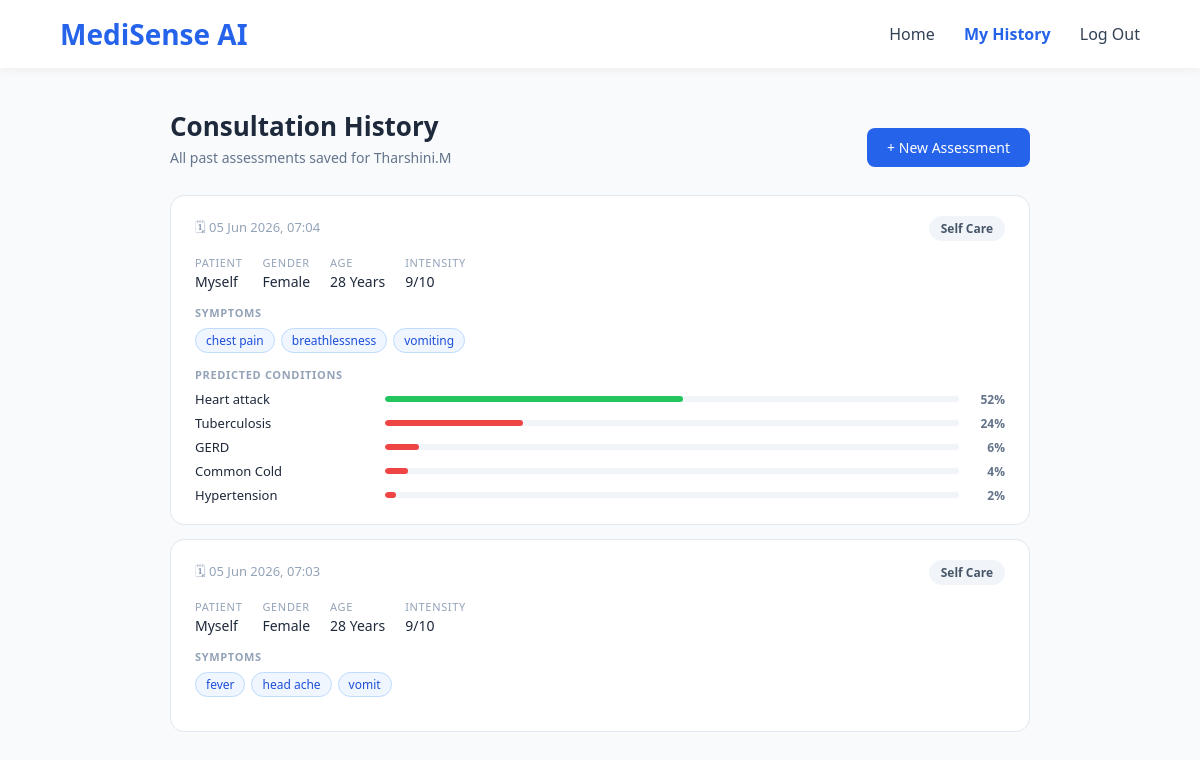
The app's page /history_page (signed in) with its own data.
### tables this page shows
CREATE TABLE consultations (
            id            INTEGER   PRIMARY KEY AUTOINCREMENT,
            user_id       INTEGER   REFERENCES users(id),
            patient_type  TEXT,
            gender        TEXT,
            age           TEXT,
            care_level    TEXT,
            intensity     TEXT,
            symptoms      TEXT,     -- stored as JSON array string
            diseases      TEXT,     -- stored as JSON array of [name, confidence] pairs
            created_at    TIMESTAMP DEFAULT CURRENT_TIMESTAMP
        );

### app.py (the view)
@app.route('/history_page')
@login_required
def history_page():
    user_id       = session.get('user_id', 0)
    consultations = get_consultations(user_id)
    return render_template(
        'history_page.html',
        consultations = consultations,
        user_name     = session.get('user_name', ''),
    )

### app.py (called while the page is built)
def login_required(f):
    @functools.wraps(f)
    def decorated(*args, **kwargs):
        if 'user_id' not in session:
            flash('Please log in to continue.', 'warning')
            return redirect('/')
        return f(*args, **kwargs)
    return decorated

### utils/session_db.py (called while the page is built)
def _connect():
    conn = sqlite3.connect(DB_PATH)
    conn.row_factory = sqlite3.Row
    return conn

def get_consultations(user_id: int) -> list:
    conn = _connect()
    rows = conn.execute("""
        SELECT id, patient_type, gender, age, care_level,
               intensity, symptoms, diseases, created_at
        FROM   consultations
        WHERE  user_id = ?
        ORDER  BY created_at DESC
    """, (user_id,)).fetchall()
    conn.close()
    results = []
    for row in rows:
        results.append({
            "id"          : row["id"],
            "patient_type": row["patient_type"],
            "gender"      : row["gender"],
            "age"         : row["age"],
            "care_level"  : row["care_level"],
            "intensity"   : row["intensity"],
            "symptoms"    : json.loads(row["symptoms"]  or "[]"),
            "diseases"    : json.loads(row["diseases"]  or "[]"),
            "created_at"  : _fmt(row["created_at"]),
        })
    return results

def _fmt(ts: str) -> str:
    if not ts:
        return ""
    try:
        dt = datetime.strptime(ts[:19], "%Y-%m-%d %H:%M:%S")
        return dt.strftime("%d %b %Y, %H:%M")
    except Exception:
        return ts

### templates/history_page.html (shortened to what this page needs)
<!DOCTYPE html>
<html lang="en">
<head>
  <link rel="stylesheet" href="{{ url_for('static', filename='css/style.css') }}">
</head>
<body>
<div class="navbar">
  <div class="logo">MediSense AI</div>
  <div class="nav-links">
    <a href="/home">Home</a>
    <a href="/history_page" style="color:#2563eb;font-weight:600;">My History</a>
    <a href="/logout">Log Out</a>
  </div>
</div>
<div class="page-wrapper">
  <div class="page-header">
    <div>
      <h1>Consultation History</h1>
      <p>All past assessments saved for {{ user_name }}</p>
    </div>
    <a href="/patient" class="btn-new">+ New Assessment</a>
  </div>
  {% if not consultations %}
    <div class="empty-state">
      <div class="icon">📋</div>
      <h3>No consultations yet</h3>
      <p>Complete an assessment and your results will be saved here automatically.</p>
      <a href="/patient" class="btn-new">Start First Assessment</a>
    </div>
  {% else %}
    {% for c in consultations %}
      {% set care = c.care_level | default('') %}
      <div class="consult-card">
        <div class="card-top">
          <span class="consult-date">🗓 {{ c.created_at }}</span>
          <span class="care-badge care-{{ care if care in ['Home Care','Clinic Visit','Hospital'] else 'default' }}">
            {{ care or 'Not Selected' }}
          </span>
        </div>
        <div class="patient-info">
          <div class="info-item">
            <span class="info-label">Patient</span>
            <span class="info-value">{{ c.patient_type or '—' }}</span>
          </div>
          <div class="info-item">
            <span class="info-label">Gender</span>
            <span class="info-value">{{ c.gender or '—' }}</span>
          </div>
          <div class="info-item">
            <span class="info-label">Age</span>
            <span class="info-value">{{ c.age or '—' }}</span>
          </div>
          <div class="info-item">
            <span class="info-label">Intensity</span>
            <span class="info-value">{{ c.intensity or '—' }}</span>
          </div>
        </div>
        {% if c.symptoms %}
          <p class="s-label">Symptoms</p>
          <div class="chips">
            {% for s in c.symptoms %}
              <span class="chip">{{ s }}</span>
            {% endfor %}
          </div>
        {% endif %}
        {% if c.diseases %}
          <p class="s-label">Predicted Conditions</p>
          <div class="diseases-list">
            {% for item in c.diseases %}
              {% set dname = item[0] %}
              {% set dconf = item[1] %}
              {% if dconf >= 50 %}
                {% set tier = "high" %}
              {% elif dconf >= 25 %}
                {% set tier = "medium" %}
              {% else %}
                {% set tier = "low" %}
              {% endif %}
              <div class="disease-row">
                <span class="d-name">{{ dname }}</span>
                <div class="d-bar-track">
                  <div class="d-bar-fill {{ tier }}" style="--bar-width: {{ dconf }}%;"></div>
                </div>
                <span class="d-pct">{{ dconf }}%</span>
              </div>
            {% endfor %}
          </div>
        {% endif %}
      </div>
    {% endfor %}
  {% endif %}
</div>
</body>
</html>

### static/css/style.css (style rules this page uses)
body { margin:0; padding:0; font-family: 'Segoe UI', sans-serif; background:#f8fafc; color:#1e293b; }
.navbar { background:white; padding:15px 60px; display:flex; justify-content:space-between; align-items:center; box-shadow:0 2px 10px rgba(0,0,0,0.05); }
.logo { font-size:28px; font-weight:bold; color:#2563eb; }
.nav-links a { margin-left:25px; text-decoration:none; color:#334155; }

### templates/history_page.html (style rules this page uses)
.page-wrapper { max-width: 860px; margin: 40px auto; padding: 0 24px 60px; }
.page-header { display: flex; justify-content: space-between; align-items: flex-end; margin-bottom: 28px; flex-wrap: wrap; gap: 12px; }
.page-header h1 { font-size: 26px; font-weight: 600; color: #1e293b; margin: 0; }
.page-header p { font-size: 14px; color: #64748b; margin: 4px 0 0; }
.btn-new { background: #2563eb; color: white; text-decoration: none; padding: 10px 20px; border-radius: 8px; font-size: 14px; font-weight: 500; white-space: nowrap; }
.consult-card { background: white; border: 1px solid #e2e8f0; border-radius: 14px; padding: 20px 24px; margin-bottom: 14px; transition: box-shadow 0.15s; }
.card-top { display: flex; justify-content: space-between; align-items: center; margin-bottom: 14px; flex-wrap: wrap; gap: 8px; }
.consult-date { font-size: 13px; color: #94a3b8; }
.care-badge { font-size: 12px; font-weight: 600; padding: 4px 12px; border-radius: 20px; }
.care-default { background: #f1f5f9; color: #475569; }
.patient-info { display: flex; gap: 20px; flex-wrap: wrap; margin-bottom: 14px; }
.info-item { display: flex; flex-direction: column; gap: 2px; }
.info-label { font-size: 11px; font-weight: 500; letter-spacing: 0.06em; text-transform: uppercase; color: #94a3b8; }
.info-value { font-size: 14px; font-weight: 500; color: #1e293b; }
.chips { display: flex; flex-wrap: wrap; gap: 6px; margin-bottom: 14px; }
.chip { background: #eff6ff; color: #1d4ed8; border: 1px solid #bfdbfe; border-radius: 20px; padding: 3px 10px; font-size: 12px; }
.diseases-list { display: flex; flex-direction: column; gap: 6px; }
.disease-row { display: flex; align-items: center; gap: 10px; }
.disease-row .d-name { font-size: 13px; font-weight: 500; color: #1e293b; width: 180px; flex-shrink: 0; }
.d-bar-track { flex: 1; background: #f1f5f9; border-radius: 6px; height: 6px; overflow: hidden; }
.d-bar-fill { height: 100%; border-radius: 6px; width: var(--bar-width); }
.d-bar-fill.high { background: #22c55e; }
.d-bar-fill.low { background: #ef4444; }
.d-pct { font-size: 12px; font-weight: 600; width: 36px; text-align: right; color: #64748b; }
.s-label { font-size: 11px; font-weight: 600; letter-spacing: 0.06em; text-transform: uppercase; color: #94a3b8; margin: 0 0 8px; }

### records on screen
consultations: created_at "05 Jun 2026, 07:04", care_level "Self Care", patient_type "Myself", gender "Female", age "28 Years", intensity "9/10", symptoms "chest pain" "breathlessness" "vomiting", diseases "Heart attack" "Tuberculosis" "GERD" "Common Cold" "Hypertension", diseases "52" "24" "6" "4" "2"
consultations: created_at "05 Jun 2026, 07:03", care_level "Self Care", patient_type "Myself", gender "Female", age "28 Years", intensity "9/10", symptoms "fever" "head ache" "vomit"

### other values on screen
{{ user_name }} "Tharshini.M"
